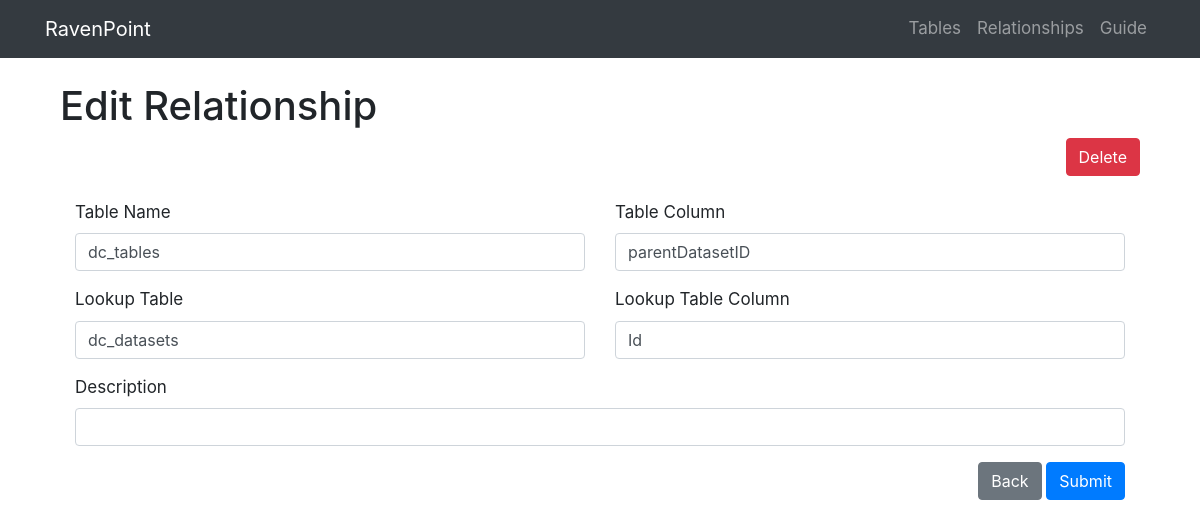
The page /relationship/1 on the database as committed earlier.
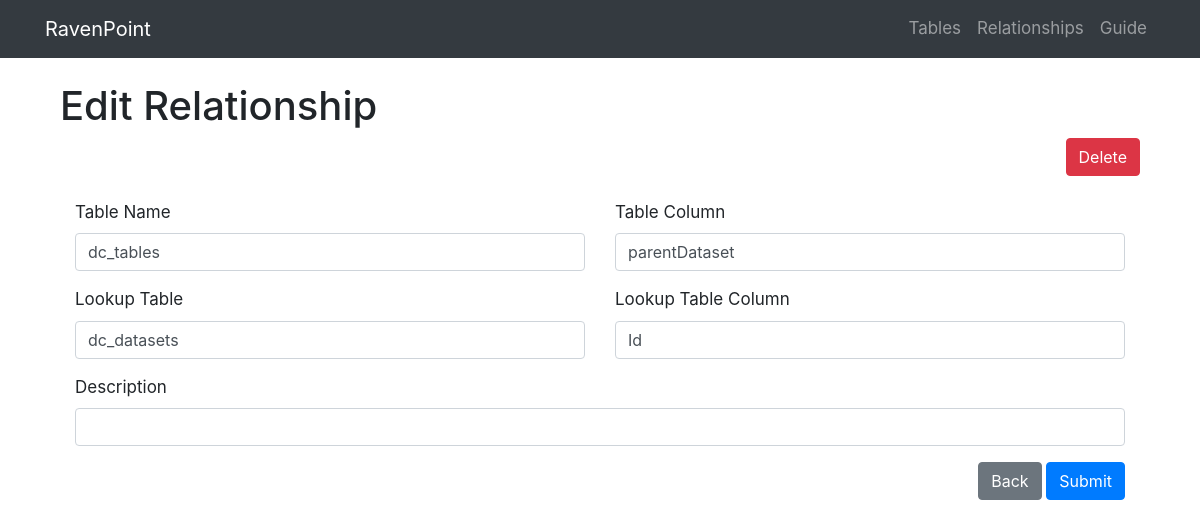
The same page on the database as committed later.
### project/models.py (models this page shows, shortened)
class Relationship(db.Model):
  __tablename__ = 'relationships'
  rship_id = db.Column(db.Integer, primary_key=True)
  table_left = db.Column(db.String(128))
  table_left_on = db.Column(db.String(128))
  table_lookup = db.Column(db.String(128))
  table_lookup_on = db.Column(db.String(128))
  description = db.Column(db.String(255))

### project/admin/views.py (the view, shortened to what this page needs)
@admin.route('/relationship/<int:id>', methods=['GET', 'POST'])
def relationship(id):
    form = EditRelationship()
    rship = Relationship.query.get(id)
    if request.method == 'GET':
        form.table_left.data = rship.table_left
        form.table_left_on.data = rship.table_left_on
        form.table_lookup.data = rship.table_lookup
        form.table_lookup_on.data = rship.table_lookup_on
        form.description.data = rship.description
    return render_template('relationship.html', form=form, id=id)

### project/admin/forms.py
class EditRelationship(FlaskForm):
    table_left = StringField('Table Name', [DataRequired(), NotEqualTo('table_lookup')])
    table_left_on = StringField('Table Column', [DataRequired()])
    table_lookup = StringField('Lookup Table', [DataRequired()])
    table_lookup_on = StringField('Lookup Table Column', [DataRequired()])
    description = StringField('Description')
    submit = SubmitField('Submit')

### project/admin/templates/relationship.html (shortened to what this page needs)
{% extends 'base.html' %}
{% block content %}
<div class="container mt-4">
  <h1>Edit Relationship</h1>
  <div class="text-right">
    <button type="button" class="btn btn-danger" data-toggle="modal" data-target="#deleteRelationshipModal">
      Delete
    </button>
  </div>
</div>
<div class="container mt-2">
  <form method="POST">
    <div class="form-group">
      <div class="container">
        <div class="row justify-content-center">
          <div class="col-6 mt-3">
            {{ form.table_left.label }} {{ form.table_left(class='form-control') }}
          </div>
          <div class="col-6 mt-3">
            {{ form.table_left_on.label }}
            {{ form.table_left_on(class='form-control') }}
          </div>
          <div class="col-6 mt-3">
            {{ form.table_lookup.label }}
            {{ form.table_lookup(class='form-control') }}
          </div>
          <div class="col-6 mt-3">
            {{ form.table_lookup_on.label }} {{ form.table_lookup_on(class='form-control') }}
          </div>
          <div class="col-12 mt-3">
            {{ form.description.label }}
            {{ form.description(class='form-control') }}
          </div>
          <div class="col-12 mt-3 text-right">
            <a href="{{ url_for('admin.relationships') }}" class="btn btn-secondary">Back</a>
            {{ form.submit(class='btn btn-primary') }}
          </div>
        </div>
      </div>
    </div>
  </form>
</div>
{% endblock %}

Rows that differ between the two databases and show on the page:
changed Relationship "dc_tables": table_left_on "parentDatasetID" → "parentDataset"
